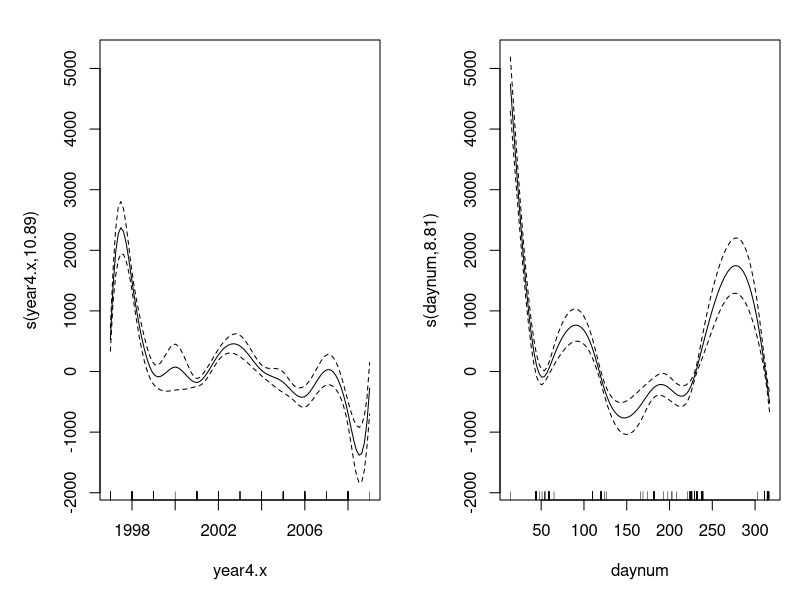

Write R code to recreate this figure.
library(tidyverse)
library(lubridate)
library(ggplot2)
library(mgcv)

Peanutyears <- read_csv("Peanut_lte_lite3_chloro_datayearonly.csv", 
                    col_types = cols(X1 = col_skip(), X1.x = col_skip(), 
                                     daynum = col_skip(), sampledate = col_date(format = "%m/%d/%Y")))

##Add in daynumber        
Peanutyears$daynum<- yday(Peanutyears$sampledate)
Peanutyears
######daynumb

Peanutexperience <- gam(CellBioVol ~ s(year4.x, bs = "gp")+ s(daynum), data=Peanutyears)
Peanutplot<-plot(Peanutexperience, page=1)
Peanutplot
summary(Peanutexperience)